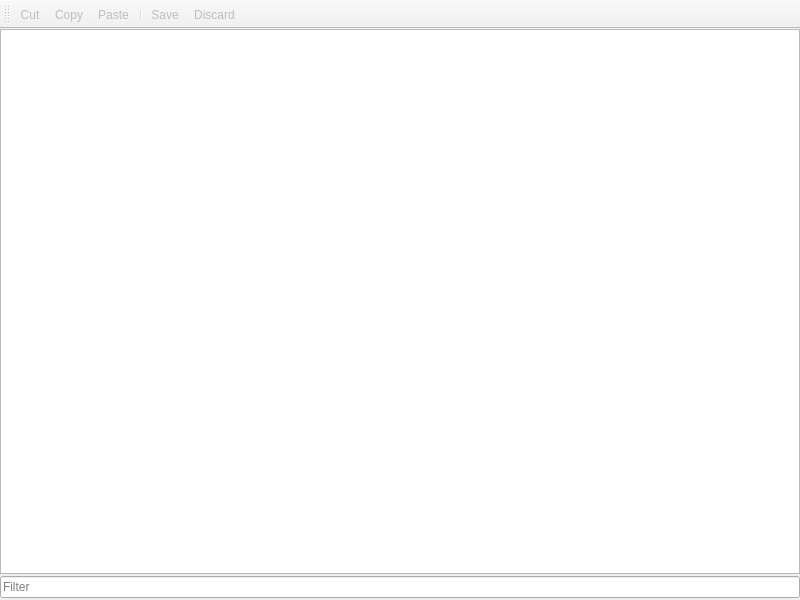
<?xml version="1.0" encoding="UTF-8"?>
<ui version="4.0">
 <class>SettingsWindow</class>
 <widget class="QMainWindow" name="SettingsWindow">
  <property name="geometry">
   <rect>
    <x>0</x>
    <y>0</y>
    <width>800</width>
    <height>600</height>
   </rect>
  </property>
  <property name="windowTitle">
   <string>Settings</string>
  </property>
  <widget class="QWidget" name="editor">
   <layout class="QVBoxLayout" name="layoutEditor">
    <property name="spacing">
     <number>0</number>
    </property>
    <property name="leftMargin">
     <number>0</number>
    </property>
    <property name="topMargin">
     <number>0</number>
    </property>
    <property name="rightMargin">
     <number>0</number>
    </property>
    <property name="bottomMargin">
     <number>0</number>
    </property>
    <item>
     <widget class="QSplitter" name="splitter">
      <property name="orientation">
       <enum>Qt::Horizontal</enum>
      </property>
      <widget class="QWidget" name="layoutWidget">
       <layout class="QVBoxLayout" name="layoutTree">
        <property name="spacing">
         <number>2</number>
        </property>
        <property name="bottomMargin">
         <number>2</number>
        </property>
        <item>
         <widget class="QTreeView" name="treeView">
          <property name="editTriggers">
           <set>QAbstractItemView::NoEditTriggers</set>
          </property>
         </widget>
        </item>
        <item>
         <widget class="QLineEdit" name="filter">
          <property name="placeholderText">
           <string>Filter</string>
          </property>
          <property name="clearButtonEnabled">
           <bool>true</bool>
          </property>
         </widget>
        </item>
       </layout>
      </widget>
     </widget>
    </item>
   </layout>
  </widget>
  <widget class="QToolBar" name="toolBar">
   <property name="windowTitle">
    <string>toolBar</string>
   </property>
   <attribute name="toolBarArea">
    <enum>TopToolBarArea</enum>
   </attribute>
   <attribute name="toolBarBreak">
    <bool>false</bool>
   </attribute>
   <addaction name="actionCut"/>
   <addaction name="actionCopy"/>
   <addaction name="actionPaste"/>
   <addaction name="separator"/>
   <addaction name="actionSave"/>
   <addaction name="actionDiscard"/>
  </widget>
  <action name="actionSave">
   <property name="enabled">
    <bool>false</bool>
   </property>
   <property name="icon">
    <iconset resource="../editor/editor.qrc">
     <normaloff>:/icons/small_save</normaloff>:/icons/small_save</iconset>
   </property>
   <property name="text">
    <string>&amp;Save</string>
   </property>
   <property name="toolTip">
    <string>Save changes</string>
   </property>
  </action>
  <action name="actionDiscard">
   <property name="enabled">
    <bool>false</bool>
   </property>
   <property name="icon">
    <iconset resource="../editor/editor.qrc">
     <normaloff>:/icons/small_close</normaloff>:/icons/small_close</iconset>
   </property>
   <property name="text">
    <string>&amp;Discard</string>
   </property>
   <property name="toolTip">
    <string>Discard changes</string>
   </property>
  </action>
  <action name="actionCut">
   <property name="enabled">
    <bool>false</bool>
   </property>
   <property name="icon">
    <iconset resource="client.qrc">
     <normaloff>:/icons/edit_cut</normaloff>:/icons/edit_cut</iconset>
   </property>
   <property name="text">
    <string>Cut</string>
   </property>
   <property name="toolTip">
    <string>Cut selection to clipboard</string>
   </property>
  </action>
  <action name="actionCopy">
   <property name="enabled">
    <bool>false</bool>
   </property>
   <property name="icon">
    <iconset resource="client.qrc">
     <normaloff>:/icons/edit_copy</normaloff>:/icons/edit_copy</iconset>
   </property>
   <property name="text">
    <string>Copy</string>
   </property>
   <property name="toolTip">
    <string>Copy selection to clipboard</string>
   </property>
  </action>
  <action name="actionPaste">
   <property name="enabled">
    <bool>false</bool>
   </property>
   <property name="icon">
    <iconset resource="client.qrc">
     <normaloff>:/icons/edit_paste</normaloff>:/icons/edit_paste</iconset>
   </property>
   <property name="text">
    <string>Paste</string>
   </property>
   <property name="toolTip">
    <string>Paste from clipboard</string>
   </property>
  </action>
 </widget>
 <resources>
  <include location="client.qrc"/>
  <include location="../editor/editor.qrc"/>
 </resources>
 <connections/>
</ui>
